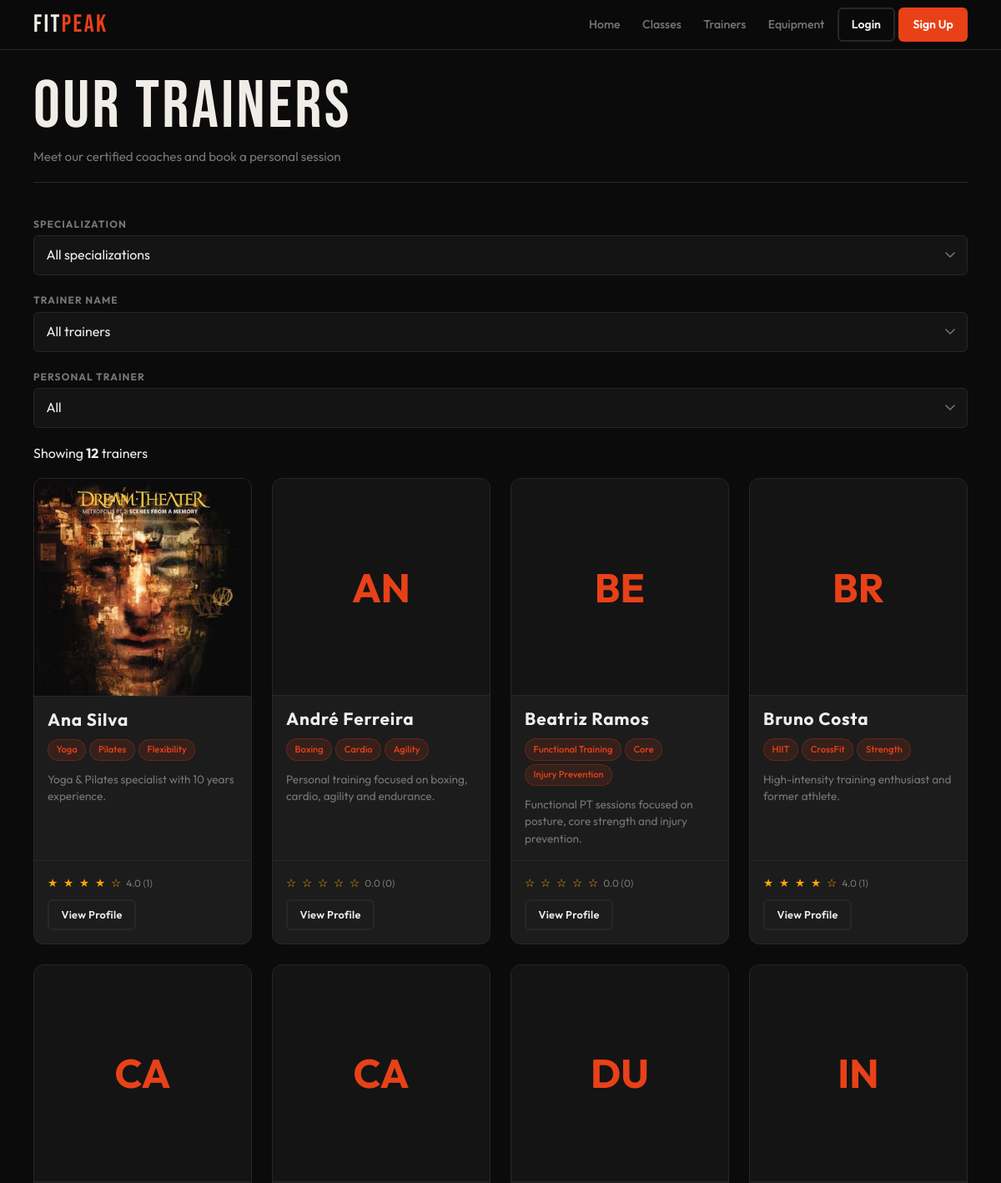
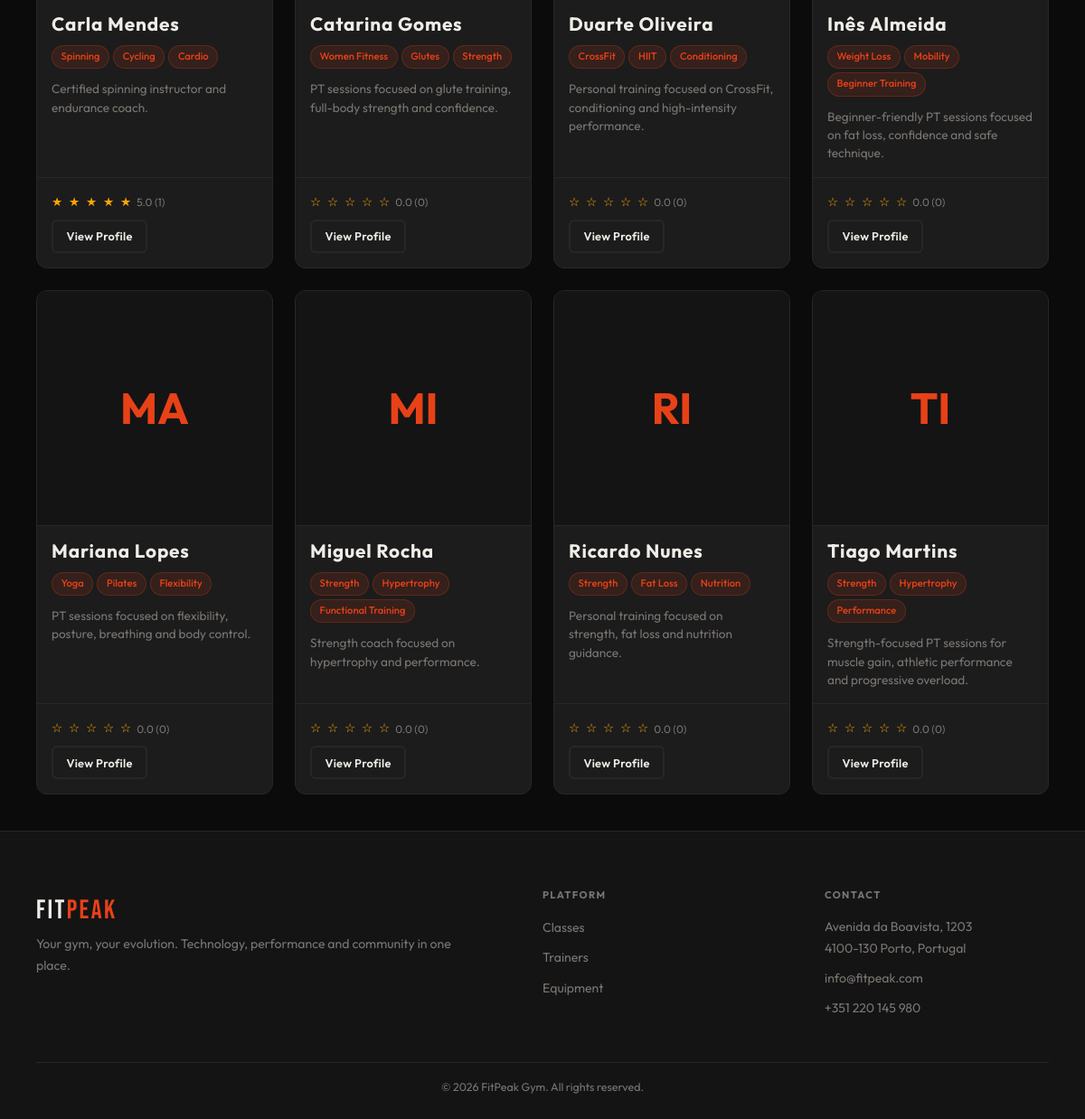
The app's page /member/trainers.php with its own data (2 pictures, top to bottom).
### tables this page shows
CREATE TABLE users (
    id INTEGER PRIMARY KEY AUTOINCREMENT,
    name TEXT NOT NULL,
    username TEXT UNIQUE NOT NULL,
    email TEXT UNIQUE NOT NULL,
    password TEXT NOT NULL,
    role TEXT NOT NULL DEFAULT 'member' CHECK(role IN ('member','trainer','admin')),
    photo TEXT DEFAULT NULL,
    active INTEGER NOT NULL DEFAULT 1,
    created_at DATETIME DEFAULT CURRENT_TIMESTAMP
, is_admin INTEGER NOT NULL DEFAULT 0);

### db/trainers.php (called while the page is built, shortened)
<?php
function getAllTrainers($pdo, $filters = []) {
    $sql = "
        SELECT
            u.id,
            u.name,
            u.username,
            u.email,
            u.photo,
            u.active,
            u.is_admin,
            tp.bio,
            tp.specializations,
            tp.certifications,
            tp.is_pt,
            tp.pt_description,
            tp.pt_hourly_rate,
            tp.pt_available,
            COALESCE(ROUND(AVG(r.rating), 1), 0) AS rating,
            COUNT(r.id) AS review_count
        FROM users u
        LEFT JOIN trainer_profiles tp ON u.id = tp.user_id
        LEFT JOIN class_schedules cs ON cs.trainer_id = u.id
        LEFT JOIN class_sessions sess ON sess.schedule_id = cs.id
        LEFT JOIN reviews r ON r.session_id = sess.id
        WHERE u.role = 'trainer'
    ";
    $params = [];
    if (!empty($filters['active_only'])) {
        $sql .= " AND u.active = 1";
    }
    $sql .= "
        GROUP BY u.id
        ORDER BY u.name ASC
    ";
    $stmt = $pdo->prepare($sql);
    $stmt->execute($params);
    return $stmt->fetchAll(PDO::FETCH_ASSOC);
}
?>

### member/trainers.php (the view, shortened to what this page needs)
<?php
require_once '../includes/header.php';
require_once '../includes/footer.php';
require_once '../db/trainers.php';
require_once '../template/trainers.php';
$pdo = getDatabaseConnection();
$filters = [
    'specialization' => $_GET['specialization'] ?? '',
    'trainer_id' => $_GET['trainer_id'] ?? '',
    'is_pt' => $_GET['is_pt'] ?? '',
    'active_only' => true
];
$trainers = getAllTrainers($pdo, $filters);
?>
<main class="main">
    <div class="container">
        <header class="page-header">
            <div class="page-header-row">
                <h1>Our Trainers</h1>
                <p>Meet our certified coaches and book a personal session</p>
            </div>
        </header>
        <section>
            <form id="filter-form" class="filter-bar" method="get" action="trainers.php">
                <div class="filter-group">
                    <label class="form-label" for="f-specialization">Specialization</label>
                    <select id="f-specialization" name="specialization" class="form-select">
                        <option value="">All specializations</option>
                    </select>
                </div>
                <div class="filter-group">
                    <label class="form-label" for="f-trainer">Trainer name</label>
                    <select id="f-trainer" name="trainer_id" class="form-select">
                        <option value="">All trainers</option>
                    </select>
                </div>
                <div class="filter-group">
                    <label class="form-label" for="f-is-pt">Personal Trainer</label>
                    <select id="f-is-pt" name="is_pt" class="form-select">
                        <option value="" <?= $filters['is_pt'] === '' ? 'selected' : '' ?>>All</option>
                    </select>
                </div>
            </form>
        </section>
        <div class="results-bar">
            <p class="results-count" id="results-count">
                Showing <strong id="trainer-count"><?= count($trainers) ?></strong> trainers
            </p>
        </div>
        <div id="trainer-list-container">
            <?php output_trainer_list($trainers); ?>
        </div>
    </div>
</main>

### template/trainers.php (shortened to what this page needs)
<?php
function output_trainer_list($trainers) {
    echo '<div class="trainer-grid">';
    foreach ($trainers as $trainer) output_trainer_card($trainer);
    echo '</div>';
}
function output_trainer_card($trainer) {
    $id = (int)$trainer['id'];
    $name = htmlspecialchars($trainer['name']);
    $bio = htmlspecialchars($trainer['bio'] ?? 'No bio provided yet.');
    $ptDescription = htmlspecialchars($trainer['pt_description'] ?? '');
    $specializations = array_map('trim', explode(',', $trainer['specializations'] ?? ''));
    $photo = !empty($trainer['photo']) ? htmlspecialchars($trainer['photo']) : null;
    $initials = htmlspecialchars(strtoupper(substr($trainer['name'], 0, 2)));
    $rating = (float)($trainer['rating'] ?? 0);
    $reviewCount = (int)($trainer['review_count'] ?? 0);
    $fullStars = floor($rating);
    $halfStar = ($rating - $fullStars) >= 0.5;
    ?>
    <article class="trainer-card">
        <div class="trainer-avatar">
            <?php if ($photo): ?>
                <img src="<?= $photo ?>" alt="<?= $name ?>">
            <?php else: ?>
                <div class="avatar-placeholder"><?= $initials ?></div>
            <?php endif; ?>
        </div>
        <div class="trainer-body">
            <h3 class="trainer-name"><?= $name ?></h3>
            <div class="trainer-specializations">
                <?php foreach ($specializations as $spec): ?>
                    <?php if ($spec !== ''): ?>
                        <span class="spec-badge"><?= htmlspecialchars($spec) ?></span>
                    <?php endif; ?>
                <?php endforeach; ?>
            </div>
            <p class="trainer-bio"><?= nl2br($ptDescription !== '' ? $ptDescription : $bio) ?></p>
        </div>
        <div class="trainer-foot">
            <div class="trainer-rating">
                <div class="stars">
                    <?php for ($i = 1; $i <= 5; $i++): ?>
                        <?php if ($i <= $fullStars): ?>★<?php elseif ($halfStar && $i == $fullStars + 1): ?>½<?php else: ?>☆<?php endif; ?>
                    <?php endfor; ?>
                </div>
                <span class="rating-text"><?= number_format($rating, 1) ?> (<?= $reviewCount ?>)</span>
            </div>
            <a href="trainer_profile.php?id=<?= $id ?>" class="secondary-button btn-sm">View Profile</a>
        </div>
    </article>
    <?php
}
        ?>

### css/base.css (style rules this page uses)
:root { --bg: #0b0b0b; --surface: #141414; --card: #1c1c1c; --border: #272727; --accent: #e84118; --accent-glow: rgba(232, 65, 24, 0.28); --text: #f0ede8; --muted: #7a7571; --success: #2ed573; --warning: #ffa502; --danger: #ff4757; --info: #1e90ff; --ff-display: 'Bebas Neue', sans-serif; --ff-body: 'Outfit', sans-serif; --sp-xs: 0.25rem; --sp-sm: 0.5rem; --sp-md: 1rem; --sp-lg: clamp(1rem, 3vw, 1.5rem); --sp-xl: clamp(1.5rem, 5vw, 2.5rem); --sp-2xl: clamp(2rem, 7vw, 4rem); --nav-h: 60px; --r-sm: 6px; --r-md: 12px; --r-pill: 999px; --touch: 44px; --max-w: 1200px; --shadow-a: 0 0 24px var(--accent-glow); --t: 0.22s cubic-bezier(0.4, 0, 0.2, 1); }
*, *::before, *::after { box-sizing: border-box; margin: 0; padding: 0; }
html { font-size: 16px; scroll-behavior: smooth; -webkit-text-size-adjust: 100%; }
body { font-family: var(--ff-body); background: var(--bg); color: var(--text); line-height: 1.6; min-height: 100dvh; display: flex; flex-direction: column; overflow-x: hidden; }
img, svg { display: block; max-width: 100%; height: auto; }
a { color: inherit; text-decoration: none; }
input, select, textarea { font: inherit; }
h1, h2, h3, h4, h5, h6 { font-family: var(--ff-display); letter-spacing: 0.04em; line-height: 1.1; font-weight: 400; }
h1 { font-size: clamp(2.2rem, 7vw, 5rem); }
h3, h4 { font-size: clamp(1rem, 2.5vw, 1.2rem); font-family: var(--ff-body); font-weight: 600; }
p { line-height: 1.75; }
.container { width: 100%; max-width: var(--max-w); margin-inline: auto; padding-inline: var(--sp-md); }
.main { flex: 1; padding-top: var(--nav-h); }
@media (min-width: 640px) { .container { padding-inline: var(--sp-lg); } }
@media (min-width: 1024px) { .container { padding-inline: var(--sp-xl); } }

### css/components.css (style rules this page uses)
.main-button, .secondary-button { display: inline-flex; align-items: center; justify-content: center; gap: 0.4em; min-height: var(--touch); border-radius: var(--r-sm); font-family: var(--ff-body); font-size: 0.95rem; font-weight: 600; letter-spacing: 0.02em; white-space: nowrap; cursor: pointer; transition: all var(--t); }
.secondary-button { background: transparent; border: 2px solid var(--border); color: var(--text); padding: 0.85rem 2rem; }
.page-header { padding-block: var(--sp-lg) var(--sp-md); border-bottom: 1px solid var(--border); margin-bottom: var(--sp-xl); }
.page-header h1 { margin-bottom: 0.2rem; }
.page-header p { color: var(--muted); font-size: 0.95rem; }
.stars { display: flex; gap: 2px; }
.btn-sm { padding: 0.4rem 0.9rem; font-size: 0.8rem; min-height: 36px; }
.form-label { display: block; font-size: 0.75rem; font-weight: 700; color: var(--muted); text-transform: uppercase; letter-spacing: 0.09em; margin-bottom: var(--sp-xs); }
.form-select { width: 100%; min-height: var(--touch); background: var(--surface); border: 1px solid var(--border); border-radius: var(--r-sm); color: var(--text); padding: 0.65rem 2.4rem 0.65rem 0.9rem; -webkit-appearance: none; appearance: none; cursor: pointer; background-repeat: no-repeat; background-position: right 0.9rem center; transition: border-color var(--t), box-shadow var(--t); }

### records on screen
users: photo (picture), name "Ana Silva", spec "Yoga", spec "Pilates", spec "Flexibility", bio "Yoga & Pilates specialist with 10 years experience.", rating "4.0", reviewCount "1"
users: name "AN", name "André Ferreira", spec "Boxing", spec "Cardio", spec "Agility", bio "Personal training focused on boxing, cardio, agility and endurance.", rating "0.0", reviewCount "0"
users: name "BE", name "Beatriz Ramos", spec "Functional Training", spec "Core", spec "Injury Prevention", bio "Functional PT sessions focused on posture, core strength and injury prevention.", rating "0.0", reviewCount "0"
users: name "BR", name "Bruno Costa", spec "HIIT", spec "CrossFit", spec "Strength", bio "High-intensity training enthusiast and former athlete.", rating "4.0", reviewCount "1"
users: name "CA", name "Carla Mendes", spec "Spinning", spec "Cycling", spec "Cardio", bio "Certified spinning instructor and endurance coach.", rating "5.0", reviewCount "1"
users: name "CA", name "Catarina Gomes", spec "Women Fitness", spec "Glutes", spec "Strength", bio "PT sessions focused on glute training, full-body strength and confidence.", rating "0.0", reviewCount "0"
users: name "DU", name "Duarte Oliveira", spec "CrossFit", spec "HIIT", spec "Conditioning", bio "Personal training focused on CrossFit, conditioning and high-intensity performance.", rating "0.0", reviewCount "0"
users: name "IN", name "Inês Almeida", spec "Weight Loss", spec "Mobility", spec "Beginner Training", bio "Beginner-friendly PT sessions focused on fat loss, confidence and safe technique.", rating "0.0", reviewCount "0"
users: name "MA", name "Mariana Lopes", spec "Yoga", spec "Pilates", spec "Flexibility", bio "PT sessions focused on flexibility, posture, breathing and body control.", rating "0.0", reviewCount "0"
users: name "MI", name "Miguel Rocha", spec "Strength", spec "Hypertrophy", spec "Functional Training", bio "Strength coach focused on hypertrophy and performance.", rating "0.0", reviewCount "0"
users: name "RI", name "Ricardo Nunes", spec "Strength", spec "Fat Loss", spec "Nutrition", bio "Personal training focused on strength, fat loss and nutrition guidance.", rating "0.0", reviewCount "0"
users: name "TI", name "Tiago Martins", spec "Strength", spec "Hypertrophy", spec "Performance", bio "Strength-focused PT sessions for muscle gain, athletic performance and progressive overload.", rating "0.0", reviewCount "0"

### other values on screen
count($trainers) "12"
